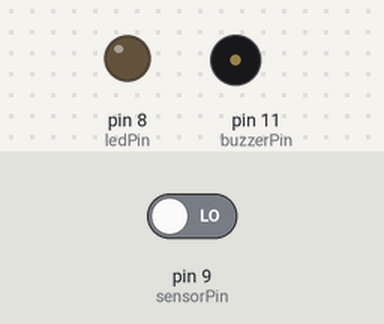
Simulated run of this sketch. Board: Arduino Uno, built with avr-gcc and run on an emulated ATmega328P. On the bench: output pins drawn as LEDs (lit = HIGH), buzzer (waves = sounding, pin HIGH). Dashed ring = blinking. The inputs (shaded band) are chosen by the test bench; at power-on: pin 9 (sensorPin) LOW.

Above: at 1.2 s.
1.3 s: pin 9 (sensorPin) driven HIGH
At 1.51 s:
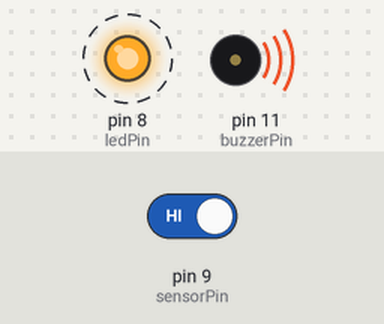
4.3 s: pin 9 (sensorPin) driven LOW
At 4.3 s:
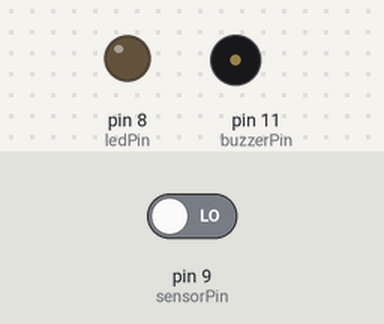
Timing chart, 0 to 7.3 s (numbered marks = the images above; inputs shaded):
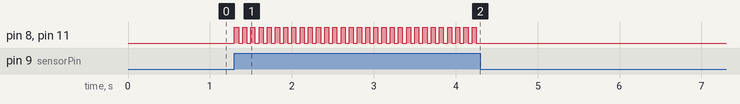

Measured:
- after the input at 1.3 s, pin 8 (ledPin), pin 11 (buzzerPin): alternates HIGH for 0.05 s and LOW for 0.05 s, starting at once
- after the input at 4.3 s, pin 8 (ledPin), pin 11 (buzzerPin): stops changing and stays LOW

The sketch:

016SecurityAlarm2.ino
```cpp
int sensorPin=9;
int buzzerPin=11;
int ledPin=8;

void setup() {

  pinMode(sensorPin, INPUT);
  pinMode(buzzerPin, OUTPUT);
  pinMode(ledPin, OUTPUT);

}

void loop() {

  int deger=digitalRead(sensorPin);
  if(deger==HIGH){
    digitalWrite(ledPin, HIGH);
    digitalWrite(buzzerPin, HIGH);
    delay(50);
    digitalWrite(ledPin, LOW);
    digitalWrite(buzzerPin, LOW);
    delay(50);
  }

}
```
